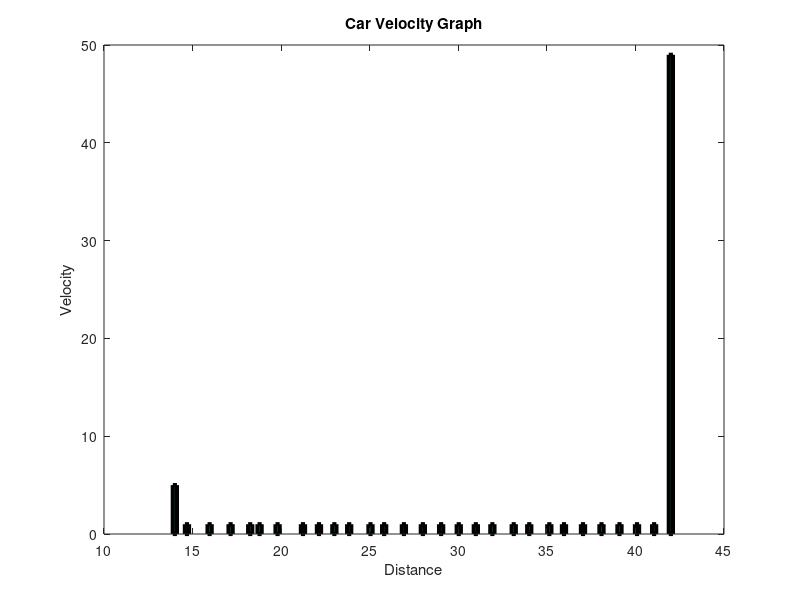

This figure's MATLAB source:
x = 10:90;
y = sqrt(2*9.8*x);
hist(x,y,'c-','Linewidth',3);
title('Car Velocity Graph');
xlabel('Distance');
ylabel('Velocity');